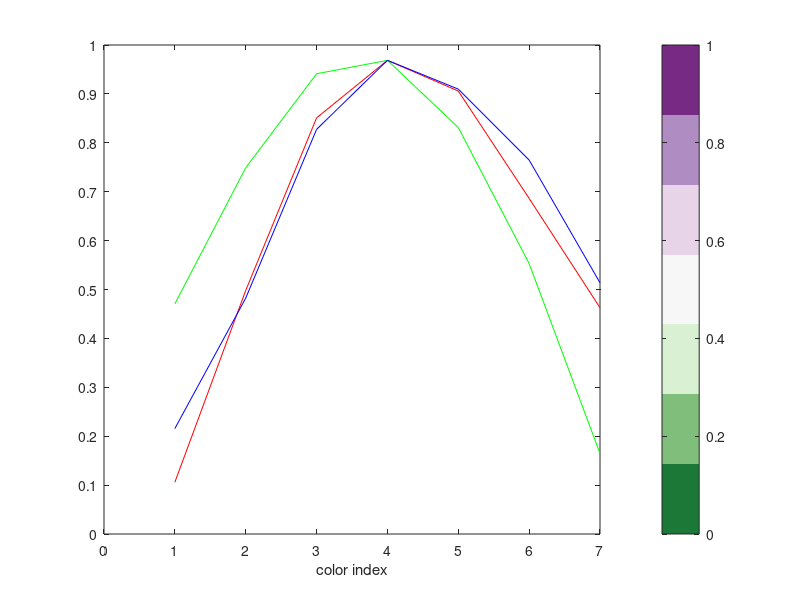

Recreate this plot in MATLAB. (Note: this script raises an error after producing the figure.)

%% Set GRAMM defaults for plots

%--- Set some "Main"/"Default" settings for GRAMM plots
% Saving at once in single vars so dont have to always use
% so much code when constructing individual plots

%--- Altering things like color and text size in matlab can save 
% a ton of time vs. manually changing in external program 
% like illustrator 

%--- see Gramm Cheatsheet pdf for some of the specific arguments/methods/variables
% being saved & set below. Use the cheatsheet to find other variables to set and save more time 

%% - Default Text options

%Need to store mixed data types (str for argument/variable names and some num for values), so store as
%a cell array. 

% When you want to call on the gramm object to set_text_options, retrieve values with {:} like so:
    % g.set_text_options(text_options_MainStyle{:}); 

text_options_DefaultStyle= {'font'; 'Arial'; 
    'interpreter'; 'none'; 
    'base_size'; 22; 
    'label_scaling'; 1;
   'legend_scaling'; 1; 
   'legend_title_scaling'; 1.02;
   'facet_scaling'; 1.2; 
   'title_scaling'; 1.4;
   'big_title_scaling'; 1.4};

%% -- Default plot linestyles 
%To be used to set the 'base_size' of lines e.g. like:
%     d().set_line_options('base_size',linewidthSubj);

%may consider using the group argument in gramm as a logic gate for these (e.g. if group= subject, use subject settings, if group=[] use grand settings)

%thin, light lines for individual subj
linewidthSubj= 0.5;
lightnessRangeSubj= [100,100]; %lightness facet with lightness range doesn't work with custom colormap color facet? Issue is I think unknown/too many lightness 'categories' gramm wants to make but can't do it well for custom colors. would be nice if could use alpha but dont think this works... better to have distinct color


%dark, thick lines for between subj grand mean
linewidthGrand= 1.5;
lightnessRangeGrand= [10,10]; %lightness facet with lightness range doesn't work with custom colormap color facet? Issue is I think unknown/too many lightness 'categories' gramm wants to make but can't do it well for custom colors. would be nice if could use alpha but dont think this works... better to have distinct color


%% ------ Notes about faceting Color & Lightness ----------
 %- 2 strategies for plotting individual subject observations 'lighter' with darker
 % grand means:
 
 % 1) Use built in colormaps (ultimately not good in long run if you want to change colors). Using same map for individuals & mean plots but facet 'lightness' = subject.
 % This works well with built in gramm colormaps I think bc they can generate a lot of lightness categories (e.g. many subjects)
 
 % 2)*recommended* Use custom different map for individuals and mean plots without faceting
 % lightness. This way you have total control over the colors without
 % relying on gramm to figure out lightness categories. All you have to do
 % is define color map to use for each group 

%% -- Default built-in plot colormaps

%-brewer2 and brewerDark are two cmaps that are built-in and are good for
%plotting subjects, means respectively (different shades of same colors)
%if only 2 groupings being plotted, brewer2 and brewer_dark work well 
cmapSubj= 'brewer2';
cmapGrand= 'brewer_dark';

%% -- Custom Colormaps
%making some custom maps here for common comparisons in the Richard Lab.
%Will have 1 map with individual subj lightness and 1 darker map for grand mean
% consider that you may want another even lighter map with shades for
% individual trials/observations. want alternating distinct hues within each map for auto faceting

%Here's a good tool for making custom maps: 
% https://learnui.design/tools/data-color-picker.html
% also here are commonly used palettes with RGB https://public.tableau.com/views/TableauColors/ColorPaletteswithRGBValues?%3Aembed=y&%3AshowVizHome=no&%3Adisplay_count=y&%3Adisplay_static_image=y

%-- tab10 palette


%-- Cue Type cmap colormap for DS vs NS comparisons (7 class BrBG; teal blue vs. brown orange)
cmapCustomCue= [90,180,172; %dark teal
            199,234,229;
            245,245,245; %light teal 
            1,102,94 %neutral
            246,232,195; %light orange
            216,179,101;
            140,81,10;  %dark orange 
            ];
            
cmapCustomCue= cmapCustomCue/255;

cmapCueGrand= cmapCustomCue([1,7],:); %dark
cmapCueSubj= cmapCustomCue([2,5],:); %light


%--TODO: Active vs Inactive cmaps (e.g. laser-paired vs unpaired operand)

%- Blue vs. Grey
% based on colorbrewer2 5 class RdGy, replaced red w blues
cmapCustomRedGray= [202,0,32;
                244,165,130;
                255,255,255;
                186,186,186;
                64,64,64]

cmapCustomRedGray= cmapCustomRedGray/255;

            
cmapCustomBlueGray= [44,123,182;
    171,217,233;
    255,255,255;
    186,186,186;
    64,64,64]

cmapCustomBlueGray= cmapCustomBlueGray/255;


cmapBlueGrayGrand= cmapCustomBlueGray([1,5],:);
cmapBlueGraySubj= cmapCustomBlueGray([2,4],:);

%% if you want to specific colors from this map, remember each color is= RGB values so each row is 1 color and you can just index single row.
%alternatively for auto faceting you may need to reorganize the
%cmap order such that the colors alternate between hues (e.g. since
%gramm() will facet in order of the colors in the cmap)

%% old, additional custom colormap examples
%-- Also have made some custom maps, examples follow (made using colorbrewer2.org)
% all you need is to make the map you want on the site, copy the RGB values
% and divide by 255 for matlab to recognize them as a colormap 

%--- Custom colormap examples for plots

% - Custom colormap updated from below. want alternating distinct hues for auto faceting
% will make different maps with diff lightness for diff 'groups' (e.g. subject lighter vs darker grand means) 


% - Examples: Colormap for 465nm vs 405nm comparisons (7 class PRGn, purple vs green)
%green and purple %3 levels each, dark to light extremes + neutral middle
mapCustomFP= [ 27,120,55;
            127,191,123;
            217,240,211;
            247,247,247
            231,212,232
            175,141,195;
            118,42,131;
           ];

        mapCustomFP= mapCustomFP/255;
        
        %viz this colormap in colorbar to side of rgbplot
        figure();
        rgbplot(mapCustomFP);
        hold on
        colormap(mapCustomFP)
        colorbar('Ticks',[])
        title('mapCustomFP');

% - Colormap for DS vs NS comparisons (7 class BrBG; teal blue vs. brown orange)
cmapCustomCue= [90,180,172;
            199,234,229;
            245,245,245;
            1,102,94
            246,232,195;
            216,179,101;
            140,81,10;   
            ];
            
        cmapCustomCue= cmapCustomCue/255;

                %viz this colormap in colorbar to side of rgbplot
        figure();
        rgbplot(cmapCustomCue);
        hold on
        colormap(cmapCustomCue)
        colorbar('Ticks',[])
        title('mapCustomCue');

%%---- more complicated custom colormap with varying lightness notes ---
%% - If you want to use lightness faceting with gramm and custom maps, will need more complex:
% It is also possible to provide a custom
% colormap by providing a N-by-3 matrix (columns are R,G,B), with N
% corresponding to n_color categories times n_lightness categories (see
% below). Row ordering should be color#1/lightness#1 ; color#1/lightness#2 ;
% ... ; color#1/lightness#n ; color#2/lightness#1 ; ... ; color#n/lightness#n
%
% 'n_color' number of color categories when using a custom colormap
% 'n_lightness' number of lightness categories when using a custom colormap

%essentially every time you will need to tell gramm how many n_lightness
%per color are in the color map, which 1) means more code and 2) means more
%work generating the colormaps to begin with. 

%It should definitely possible tho with interpolation...not worth it atm

%% Attempt at custom map with big lightness range for lightness faceting
%- good start below but don't think it's worth it... 
% - trying some colormap interpolation for plenty of lightness categories

%pick two colors between which to interpolate colors for custom map
colorA= [90,180,172];
colorB= [140,81,10];
colorC= [1,102,94];


%will go between color A -- C -- B

% Create a matrix where each row is a color triple
T = [colorA         
     colorC        
     colorB]./255; 
% And now make a vector of what range each color should be at (i.e. this vector defines the spacing of the colours, they need not be regularly/equally spaced):

x = [0
     50
     100];
%  And finally you can create the entire map with one simple interpolation:

map = interp1(x/255,T,linspace(0,1,255));
 
 % test 
 I = linspace(0,1,255);
imagesc(I(ones(1,10),:)')
colormap(map)




%% CLOSE ALL example figures 
close all;